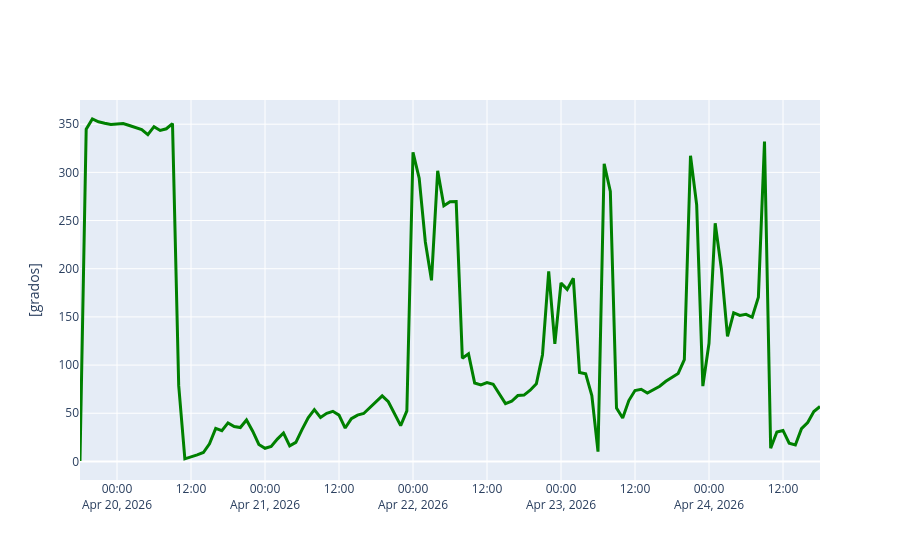

Here is the notebook cell this chart was saved with:
### Code cell
# Grafica pronostico dirección de viento
fig = go.Figure()
fig.add_trace(go.Scatter(x=pronostico_meteorologia['Tiempo_datetime'], y=pronostico_meteorologia['wind_direction_deg'],
                        line=dict(color='green',width=3)))
fig.update_layout(xaxis_title=" ",
                  yaxis_title="[grados]")
fig.show()
